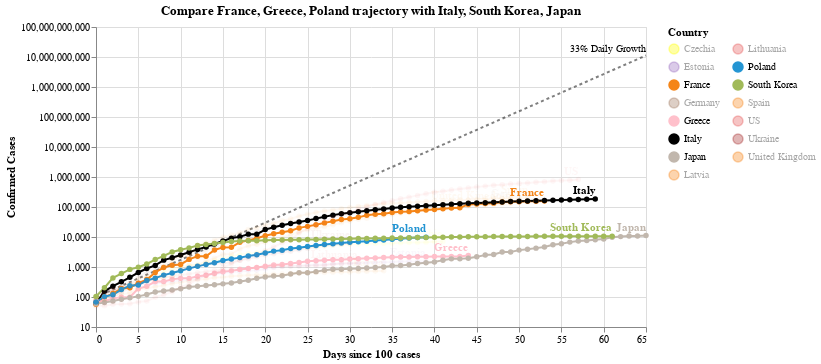

The code cell stored with this chart in its notebook:
### Code cell
#hide_input
chart2 = make_since_chart(['France', 'Greece', 'Poland'])
chart2

### Figure 1 — Vega-Lite specification as saved in the notebook (floating-point values rounded to 4 significant figures; data arrays with more than 128 entries replaced by an {"elided": "..."} marker saying what was removed)
{"config": {"view": {"continuousWidth": 400, "continuousHeight": 300}}, "layer": [{"mark": {"type": "line", "color": "black", "opacity": 0.5, "strokeDash": [3, 3]}, "encoding": {"x": {"type": "quantitative", "field": "Days since 100 cases"}, "y": {"type": "quantitative", "field": "Confirmed Cases"}}}, {"mark": {"type": "text", "align": "right", "dy": -6, "fontSize": 10, "text": "33% Daily Growth"}, "encoding": {"x": {"type": "quantitative", "field": "Days since 100 cases"}, "y": {"type": "quantitative", "field": "Confirmed Cases"}}, "transform": [{"filter": "(datum['Days since 100 cases'] >= 65)"}]}, {"data": {"name": "data-7528f0fd605737c8c22ed440105fd652"}, "mark": {"type": "line", "point": true}, "encoding": {"color": {"type": "nominal", "field": "Country", "legend": {"columns": 2}, "scale": {"domain": ["Czechia", "Estonia", "France", "Germany", "Greece", "Italy", "Japan", "Latvia", "Lithuania", "Poland", "South Korea", "Spain", "US", "Ukraine", "United Kingdom"], "range": ["yellow", "#9467bd", "#F58518", "#9D755D", "pink", "black", "#C1B7AD", "#F58518", "#E45756", "#2495D3", "#A1BA59", "#F58518", "#E45756", "brown", "#F58518"]}}, "opacity": {"condition": {"value": 1, "selection": "selector005"}, "value": 0.05}, "tooltip": [{"type": "nominal", "field": "Country"}, {"type": "temporal", "field": "Date"}, {"type": "quantitative", "field": "Confirmed Cases"}, {"type": "quantitative", "field": "Days since 100 cases"}], "x": {"type": "quantitative", "field": "Days since 100 cases"}, "y": {"type": "quantitative", "field": "Confirmed Cases", "scale": {"type": "log"}}}, "selection": {"selector005": {"type": "multi", "fields": ["Country"], "bind": "legend", "init": [{"Country": "France"}, {"Country": "Greece"}, {"Country": "Poland"}, {"Country": "Italy"}, {"Country": "South Korea"}, {"Country": "Japan"}]}}, "width": 550}, {"data": {"name": "data-7528f0fd605737c8c22ed440105fd652"}, "mark": {"type": "text", "align": "right", "dy": -8, "fontWeight": "bold"}, "encoding": {"color": {"type": "nominal", "field": "Country", "legend": {"columns": 2}, "scale": {"domain": ["Czechia", "Estonia", "France", "Germany", "Greece", "Italy", "Japan", "Latvia", "Lithuania", "Poland", "South Korea", "Spain", "US", "Ukraine", "United Kingdom"], "range": ["yellow", "#9467bd", "#F58518", "#9D755D", "pink", "black", "#C1B7AD", "#F58518", "#E45756", "#2495D3", "#A1BA59", "#F58518", "#E45756", "brown", "#F58518"]}}, "opacity": {"condition": {"value": 1, "selection": "selector005"}, "value": 0.05}, "text": {"type": "nominal", "field": "Country"}, "tooltip": [{"type": "nominal", "field": "Country"}, {"type": "temporal", "field": "Date"}, {"type": "quantitative", "field": "Confirmed Cases"}, {"type": "quantitative", "field": "Days since 100 cases"}], "x": {"type": "quantitative", "field": "Days since 100 cases"}, "y": {"type": "quantitative", "field": "Confirmed Cases", "scale": {"type": "log"}}}, "transform": [{"filter": "(datum['Date'] >= 1587427200000)"}], "width": 550}], "data": {"name": "data-1b8fffc793136e958ae29e63646d3c72"}, "title": "Compare France, Greece, Poland trajectory with Italy, South Korea, Japan", "$schema": "https://vega.github.io/schema/vega-lite/v4.0.2.json", "datasets": {"data-1b8fffc793136e958ae29e63646d3c72": [{"Days since 100 cases": 0, "Confirmed Cases": 100.0}, {"Days since 100 cases": 1, "Confirmed Cases": 133.0}, {"Days since 100 cases": 2, "Confirmed Cases": 176.9}, {"Days since 100 cases": 3, "Confirmed Cases": 235.3}, {"Days since 100 cases": 4, "Confirmed Cases": 312.9}, {"Days since 100 cases": 5, "Confirmed Cases": 416.2}, {"Days since 100 cases": 6, "Confirmed Cases": 553.5}, {"Days since 100 cases": 7, "Confirmed Cases": 736.1}, {"Days since 100 cases": 8, "Confirmed Cases": 979.1}, {"Days since 100 cases": 9, "Confirmed Cases": 1302.0}, {"Days since 100 cases": 10, "Confirmed Cases": 1732.0}, {"Days since 100 cases": 11, "Confirmed Cases": 2303.0}, {"Days since 100 cases": 12, "Confirmed Cases": 3064.0}, {"Days since 100 cases": 13, "Confirmed Cases": 4074.0}, {"Days since 100 cases": 14, "Confirmed Cases": 5419.0}, {"Days since 100 cases": 15, "Confirmed Cases": 7207.0}, {"Days since 100 cases": 16, "Confirmed Cases": 9586.0}, {"Days since 100 cases": 17, "Confirmed Cases": 12750.0}, {"Days since 100 cases": 18, "Confirmed Cases": 16960.0}, {"Days since 100 cases": 19, "Confirmed Cases": 22550.0}, {"Days since 100 cases": 20, "Confirmed Cases": 29990.0}, {"Days since 100 cases": 21, "Confirmed Cases": 39890.0}, {"Days since 100 cases": 22, "Confirmed Cases": 53060.0}, {"Days since 100 cases": 23, "Confirmed Cases": 70560.0}, {"Days since 100 cases": 24, "Confirmed Cases": 93850.0}, {"Days since 100 cases": 25, "Confirmed Cases": 124800.0}, {"Days since 100 cases": 26, "Confirmed Cases": 166000.0}, {"Days since 100 cases": 27, "Confirmed Cases": 220800.0}, {"Days since 100 cases": 28, "Confirmed Cases": 293700.0}, {"Days since 100 cases": 29, "Confirmed Cases": 390600.0}, {"Days since 100 cases": 30, "Confirmed Cases": 519500.0}, {"Days since 100 cases": 31, "Confirmed Cases": 690900.0}, {"Days since 100 cases": 32, "Confirmed Cases": 918900.0}, {"Days since 100 cases": 33, "Confirmed Cases": 1222000.0}, {"Days since 100 cases": 34, "Confirmed Cases": 1625000.0}, {"Days since 100 cases": 35, "Confirmed Cases": 2162000.0}, {"Days since 100 cases": 36, "Confirmed Cases": 2875000.0}, {"Days since 100 cases": 37, "Confirmed Cases": 3824000.0}, {"Days since 100 cases": 38, "Confirmed Cases": 5086000.0}, {"Days since 100 cases": 39, "Confirmed Cases": 6764000.0}, {"Days since 100 cases": 40, "Confirmed Cases": 8996000.0}, {"Days since 100 cases": 41, "Confirmed Cases": 11970000.0}, {"Days since 100 cases": 42, "Confirmed Cases": 15910000.0}, {"Days since 100 cases": 43, "Confirmed Cases": 21170000.0}, {"Days since 100 cases": 44, "Confirmed Cases": 28150000.0}, {"Days since 100 cases": 45, "Confirmed Cases": 37440000.0}, {"Days since 100 cases": 46, "Confirmed Cases": 49790000.0}, {"Days since 100 cases": 47, "Confirmed Cases": 66230000.0}, {"Days since 100 cases": 48, "Confirmed Cases": 88080000.0}, {"Days since 100 cases": 49, "Confirmed Cases": 117100000.0}, {"Days since 100 cases": 50, "Confirmed Cases": 155800000.0}, {"Days since 100 cases": 51, "Confirmed Cases": 207200000.0}, {"Days since 100 cases": 52, "Confirmed Cases": 275600000.0}, {"Days since 100 cases": 53, "Confirmed Cases": 366600000.0}, {"Days since 100 cases": 54, "Confirmed Cases": 487500000.0}, {"Days since 100 cases": 55, "Confirmed Cases": 648400000.0}, {"Days since 100 cases": 56, "Confirmed Cases": 862400000.0}, {"Days since 100 cases": 57, "Confirmed Cases": 1147000000.0}, {"Days since 100 cases": 58, "Confirmed Cases": 1525000000.0}, {"Days since 100 cases": 59, "Confirmed Cases": 2029000000.0}, {"Days since 100 cases": 60, "Confirmed Cases": 2698000000.0}, {"Days since 100 cases": 61, "Confirmed Cases": 3589000000.0}, {"Days since 100 cases": 62, "Confirmed Cases": 4773000000.0}, {"Days since 100 cases": 63, "Confirmed Cases": 6348000000.0}, {"Days since 100 cases": 64, "Confirmed Cases": 8443000000.0}, {"Days since 100 cases": 65, "Confirmed Cases": 11230000000.0}], "data-7528f0fd605737c8c22ed440105fd652": {"elided": "720 records"}}}
